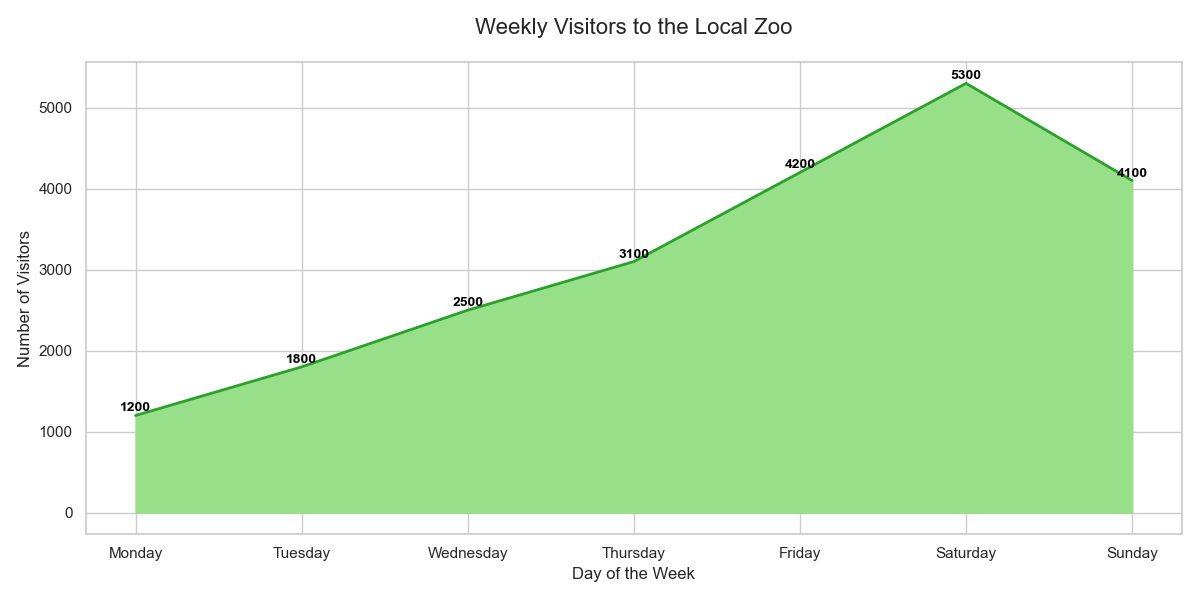

Recreate this plot in Python.

import pandas as pd
import seaborn as sns
import matplotlib.pyplot as plt

# Create a DataFrame from the above data
data = pd.DataFrame({
    "Day": ["Monday", "Tuesday", "Wednesday", "Thursday", "Friday", "Saturday", "Sunday"],
    "Visitors": [1200, 1800, 2500, 3100, 4200, 5300, 4100]
})

# Set the figure size for better clarity
plt.figure(figsize=(12, 6))

# Create an area plot
sns.set_theme(style="whitegrid")
ax = sns.lineplot(
    x="Day",
    y="Visitors",
    data=data,
    color="#2ca02c",
    linewidth=2
)
ax.fill_between(data["Day"], data["Visitors"], color="#98df8a")

# Add annotation
for i in range(data.shape[0]):
    plt.text(data["Day"][i], data["Visitors"][i] + 50, str(data["Visitors"][i]), 
             horizontalalignment='center', size='small', color='black', weight='semibold')

# Rotate the x-axis labels for better readability
plt.xticks(rotation=0)

# Set chart title and labels
ax.set_title('Weekly Visitors to the Local Zoo', fontsize=16, pad=20)
ax.set_xlabel('Day of the Week', fontsize=12)
ax.set_ylabel('Number of Visitors', fontsize=12)

# Show the plot
plt.tight_layout()
plt.show()
